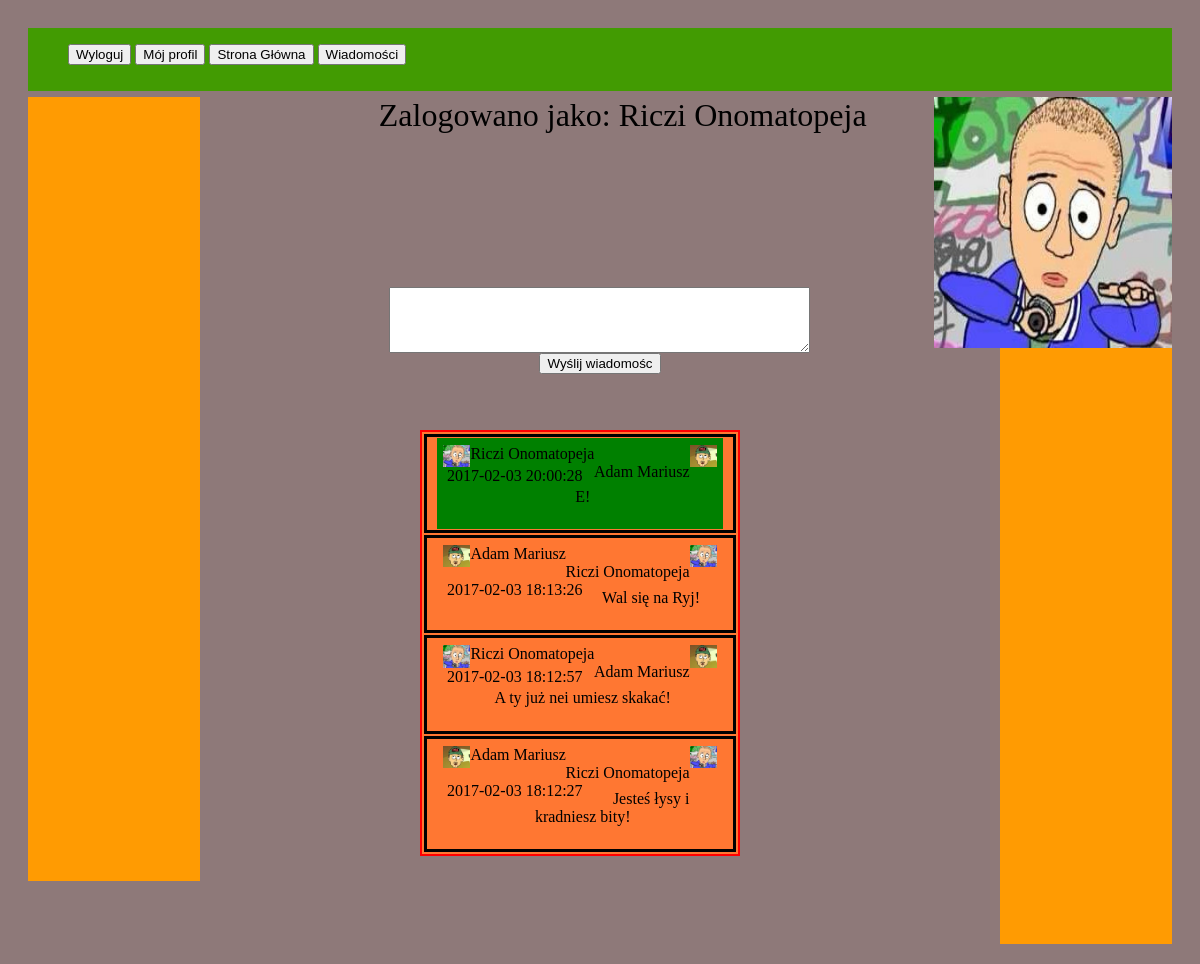
Screenshot of /userMessages.php?userId=23 (signed in) with the database file from the repository.
### tables this page shows
CREATE TABLE `Users` (
  `id` int(11) NOT NULL,
  `username` varchar(100) NOT NULL,
  `email` varchar(100) NOT NULL,
  `hashed_password` varchar(100) NOT NULL,
  `image` varchar(100) NOT NULL DEFAULT 'img/default.jpeg'
);

CREATE TABLE `Messages` (
  `id` int(11) NOT NULL,
  `sender_id` int(11) NOT NULL,
  `reciever_id` int(11) NOT NULL,
  `text` varchar(200) NOT NULL,
  `date` datetime NOT NULL,
  `is_read` int(11) NOT NULL DEFAULT '0'
);

### src/user.php (called while the page is built, shortened)
<?php
include 'mysqlConn.php';
class User
{
    private $id;
    private $username;
    private $image;
    public function __construct()
    {
        $this->id = -1;
        $this->username = "";
        $this->image= 'img/default.jpeg ';
    }
    public function getUsername()
    {
        return $this->username;
    }
    public function getImage()
    {
        return $this->image;
    }
    public function getId()
    {
        return $this->id;
    }
    static public function loadUserById($id)
    {
        global $conn;
        $sql = "SELECT * FROM Users WHERE id=$id";
        $result = $conn->query($sql);
        if($result == true && $result->rowCount() == 1)
        {
            $row = $result->fetch();
            $loadedUser = new User();
            $loadedUser->id = $row['id'];
            $loadedUser->username = $row['username'];
            $loadedUser->hashedPassword = $row['hashed_password'];
            $loadedUser->email = $row['email'];
            $loadedUser->image = $row['image'];
            return $loadedUser;
        }
        return null;
    }
}

### src/message.php (called while the page is built, shortened)
<?php
include 'mysqlConn.php';
class Message
{
    private $id;
    private $senderId;
    private $recieverId;
    private $text;
    private $isRead;
    private $date;
    public function __construct()
    {
        $this->id = -1;
        $this->senderId = '';
        $this->recieverId = '';
        $this->text = '';
        $this->date = date("Y-m-d H:i:s");
        $this->isRead = '0';
    }
    public function setRead($int)
    {
        $this->isRead = $int;
    }
    public function getSenderId()
    {
        return $this->senderId;
    }
    public function getRecieverId()
    {
        return $this->recieverId;
    }
    public function getText()
    {
        return $this->text;
    }
    public function getRead()
    {
        return $this->isRead;
    }
    public function getDate()
    {
        return $this->date;
    }
    public function saveToDB()
    {
        global $conn;
        if($this->id == -1)
        {
            $sql = "INSERT INTO Messages(sender_id, reciever_id, text, date, is_read) VALUES (?,?,?,?,?)";
            $stm = $conn->prepare($sql);
            $result = $stm->execute([$this->senderId,  $this->recieverId,  $this->text,  "$this->date",  $this->isRead]);
            if($result == true)
            {
                $this->id = $conn->lastInsertId();
                return true;
            }
        }
        else
        {
            $sql = "UPDATE Messages SET sender_id=?,reciever_id=?,text=?,date=?,is_read=?WHERE id=?";
            $stm = $conn->prepare($sql);
            $result = $stm->execute([$this->senderId,  $this->recieverId,  $this->text,  "$this->date",  $this->isRead, $this->id]);
            if($result == true)
            {
                return true;
            }
        }
        var_dump($stm->errorInfo());
        return false;
    }
    static public function loadConversation($sender,$receiver)
    {
        global $conn;
        $ret = [];
        $sql = "SELECT * FROM Messages WHERE (sender_id=$sender AND reciever_id=$receiver) OR (sender_id=$receiver AND reciever_id=$sender) ORDER BY date DESC";
        $result = $conn->query($sql);
        if($result == true && $result->rowCount() > 0)
        {
            foreach($result as $row)
            {
                $loadedMessage = new Message();
                $loadedMessage->id = $row['id'];
                $loadedMessage->senderId = $row['sender_id'];
                $loadedMessage->recieverId = $row['reciever_id'];
                $loadedMessage->date = $row['date'];
                $loadedMessage->text = $row['text'];
                $loadedMessage->isRead = $row['is_read'];
                $ret[] = $loadedMessage;
            }
            return $ret;
        }
        return null;
    }
}

### src/drawUserMessages.php (the view)
<?php
include 'user.php';
include 'message.php';
function drawUserMessages($id,$rId)
{
    $user = new User();
    $user = $user->loadUserById($id);
    $messages= new Message();
    $messages = $messages->loadConversation($user->getId(),$rId);
    if ($messages)
    {
        foreach ($messages as $message)
        {
            $sender = $user->loadUserById($message->getSenderId());
            $receiver = $user->loadUserById($message->getRecieverId());
            $senderName = $sender->getUsername();
            $receiverName = $receiver->getUsername();
            $senderImage = $sender->getImage();
            $receiverImage = $receiver->getImage();
            $text = $message->getText();
            $date = $message->getDate();
            if ($sender->getId()==$id)
            {
                $message->setRead(1);
                $message->saveToDB();
            }
            $read = $message->getRead();
            $isRead = '';
            if ($read==0)
            {
                $isRead='style="background-color:green;"';
            }
            echo('
                <tr><td>
            <div class="message"'.$isRead.'>
                <div class="senderImage"><img src="'.$senderImage.'"></div>
                <div class="senderName"><a href="showUser.php?userId='.$sender->getId().'">'.$senderName.'</a></div>
                <div class="receiverImage"><img src="'.$receiverImage.'"></div>
                <div class="receiverName"><a href="showUser.php?userId='.$receiver->getId().'">'.$receiverName.'</a></div>
                <div class="delete">&nbsp'.$date.'</div>
                <div class="postText">'.$text.'</div>
            </div></td></tr>'
                 );
        }
    }
}

### userMessages.php (shortened to what this page needs)
<?php
    include 'src/drawUserMessages.php';
        $user = new User();
    $user = $user->loadUserById($_SESSION['id']);
    $image = $user->getImage();
    $name = $user->getUsername();
?>
<html lang="en">
<head>
    <link rel="stylesheet" href="style/style.css">
</head>
<body>
    <div id="container">
        <div id="menu">
            <ul>
                    <li><form action="src/logout.php"><input type="submit" value="Wyloguj"></form></li>
                    <li><a href="myProfile.php"><button>Mój profil</button></a></li>
                    <li><a href="index.php"><button>Strona Główna</button></a></li>
                    <li><a href="messages.php"><button>Wiadomości</button></a></li>
            </ul>
            <div id="user">
                <span id="userName">Zalogowano jako:
                    <?php
                    echo $name;
                      ?>
                </span>
                <img id="userImage" src="
                <?php
                echo $image;
                ?>">
            </div>
        </div>
        <div class="margin"></div>
        <div id="content">
                <div id="messageForm">
                    <form action="src/sendMessage.php" method="POST" class="messageForm">
                        <textarea name="messageText" id="messageText" maxlength="200" rows="4" cols="50"></textarea>
                        <br>
                        <input type="submit" value="Wyślij wiadomośc">
                    </form>
                </div>
            <div id="messages">
                <table id="userMessages">
                <?php
                if(isset($_GET['userId']))
                {
                    $userId = $_GET['userId'];
                    drawUserMessages($userId,$_SESSION['id']);
                }
                else
                {
                    header('Location: messages.php');
                }
                ?>
                </table>
            </div>
        </div>
        <div class="margin"></div>
    </div>
</body>
</html>

### style/style.css (style rules this page uses)
body { background-color: #8e7979; }
#user { float: right; height: 100%; }
#userName { font-size: 200%; float: left; }
#userImage { float: right; height: 400%; width: 30%; position: relative; }
a:link { color: black; text-decoration: none; }
#container { padding: 20px; position:relative; }
#menu { width: 100%; height: 8%; background-color: #429b02; }
#menu li { display: inline-block; }
#menu ul { display: inline-block; }
.margin { width: 15%; height: 100%; background-color: #ff9b02; float: left; }
#content { padding-top: 20px; text-align: center; float: left; width: 70%; height: 100%; align-content: center; }
.postText { clear: left; word-break: normal ; white-space:normal; width: 100%; margin-bottom: 10%; }
.delete { float: right; }
#messages .message { width: 90%; padding: 2%; margin: 0px auto; }
#messages a { display: block; width: 100%; height: 100%; }
#messages .message .senderImage { width: 10%; height: 10%; float: left; }
#messages .message .senderImage img { width: 100%; height: 100%; }
#messages .message .receiverImage { width: 10%; height: 10%; float: right; }
#messages .message .receiverImage img { width: 100%; height: 100%; }
#messages #userMessages { border: 2px solid red; background-color: #ff7732; width: 40%; clear: right; margin-right: 5%; margin-top: 5%; display: inline-table; }
.receiverName { float: right; }
.senderName { float: left; }
.delete { float: left; }
#messages tr td { border: 3px solid black; }
#messages .postText { clear: right; width: 100%; text-align: center; padding: 1%; margin-top: 15%; margin-bottom: 5%; }

### rows the page displays
users: username "Riczi Onomatopeja", image (picture)
messages: sender.image (picture), sender.username "Riczi Onomatopeja", reciever.image (picture), reciever.username "Adam Mariusz", date "2017-02-03 20:00:28", text "E!"
messages: sender.image (picture), sender.username "Adam Mariusz", reciever.image (picture), reciever.username "Riczi Onomatopeja", date "2017-02-03 18:13:26", text "Wal się na Ryj!"
messages: sender.image (picture), sender.username "Riczi Onomatopeja", reciever.image (picture), reciever.username "Adam Mariusz", date "2017-02-03 18:12:57", text "A ty już nei umiesz skakać!"
messages: sender.image (picture), sender.username "Adam Mariusz", reciever.image (picture), reciever.username "Riczi Onomatopeja", date "2017-02-03 18:12:27", text "Jesteś łysy i kradniesz bity!"
